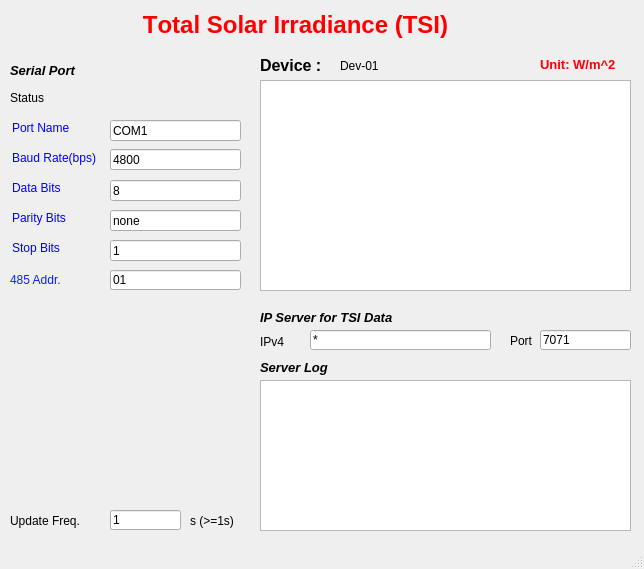
<?xml version="1.0" encoding="UTF-8"?>
<ui version="4.0">
 <class>MainWindow</class>
 <widget class="QMainWindow" name="MainWindow">
  <property name="geometry">
   <rect>
    <x>0</x>
    <y>0</y>
    <width>644</width>
    <height>569</height>
   </rect>
  </property>
  <property name="sizePolicy">
   <sizepolicy hsizetype="Fixed" vsizetype="Fixed">
    <horstretch>0</horstretch>
    <verstretch>0</verstretch>
   </sizepolicy>
  </property>
  <property name="windowTitle">
   <string>MainWindow</string>
  </property>
  <widget class="QWidget" name="centralWidget">
   <property name="sizePolicy">
    <sizepolicy hsizetype="Fixed" vsizetype="Fixed">
     <horstretch>0</horstretch>
     <verstretch>0</verstretch>
    </sizepolicy>
   </property>
   <widget class="QLabel" name="gpsComSetLabel">
    <property name="geometry">
     <rect>
      <x>10</x>
      <y>60</y>
      <width>91</width>
      <height>21</height>
     </rect>
    </property>
    <property name="text">
     <string>&lt;html&gt;&lt;head/&gt;&lt;body&gt;&lt;p&gt;&lt;span style=&quot; font-size:10pt; font-weight:600; font-style:italic; color:#000000;&quot;&gt;Serial Port&lt;/span&gt;&lt;/p&gt;&lt;/body&gt;&lt;/html&gt;</string>
    </property>
   </widget>
   <widget class="QLabel" name="comLabel">
    <property name="geometry">
     <rect>
      <x>12</x>
      <y>120</y>
      <width>61</width>
      <height>16</height>
     </rect>
    </property>
    <property name="text">
     <string>&lt;html&gt;&lt;head/&gt;&lt;body&gt;&lt;p&gt;&lt;span style=&quot; color:#0000ff;&quot;&gt;Port Name&lt;/span&gt;&lt;/p&gt;&lt;/body&gt;&lt;/html&gt;</string>
    </property>
   </widget>
   <widget class="QLabel" name="boteLabel">
    <property name="geometry">
     <rect>
      <x>12</x>
      <y>150</y>
      <width>91</width>
      <height>16</height>
     </rect>
    </property>
    <property name="text">
     <string>&lt;html&gt;&lt;head/&gt;&lt;body&gt;&lt;p&gt;&lt;span style=&quot; color:#0000ff;&quot;&gt;Baud Rate(bps)&lt;/span&gt;&lt;/p&gt;&lt;/body&gt;&lt;/html&gt;</string>
    </property>
   </widget>
   <widget class="QLabel" name="dataLabel">
    <property name="geometry">
     <rect>
      <x>12</x>
      <y>180</y>
      <width>61</width>
      <height>16</height>
     </rect>
    </property>
    <property name="text">
     <string>&lt;html&gt;&lt;head/&gt;&lt;body&gt;&lt;p&gt;&lt;span style=&quot; color:#0000ff;&quot;&gt;Data Bits&lt;/span&gt;&lt;/p&gt;&lt;/body&gt;&lt;/html&gt;</string>
    </property>
   </widget>
   <widget class="QLabel" name="checkLabel">
    <property name="geometry">
     <rect>
      <x>12</x>
      <y>210</y>
      <width>71</width>
      <height>16</height>
     </rect>
    </property>
    <property name="text">
     <string>&lt;html&gt;&lt;head/&gt;&lt;body&gt;&lt;p&gt;&lt;span style=&quot; color:#0000ff;&quot;&gt;Parity Bits&lt;/span&gt;&lt;/p&gt;&lt;/body&gt;&lt;/html&gt;</string>
    </property>
   </widget>
   <widget class="QLabel" name="stopLabel">
    <property name="geometry">
     <rect>
      <x>12</x>
      <y>240</y>
      <width>71</width>
      <height>16</height>
     </rect>
    </property>
    <property name="text">
     <string>&lt;html&gt;&lt;head/&gt;&lt;body&gt;&lt;p&gt;&lt;span style=&quot; color:#0000ff;&quot;&gt;Stop Bits&lt;/span&gt;&lt;/p&gt;&lt;/body&gt;&lt;/html&gt;</string>
    </property>
   </widget>
   <widget class="QLabel" name="comInformationLabel">
    <property name="geometry">
     <rect>
      <x>260</x>
      <y>56</y>
      <width>131</width>
      <height>20</height>
     </rect>
    </property>
    <property name="text">
     <string>&lt;html&gt;&lt;head/&gt;&lt;body&gt;&lt;p&gt;&lt;span style=&quot; font-size:12pt; font-weight:600; color:#000000;&quot;&gt;Device : &lt;/span&gt;&lt;/p&gt;&lt;/body&gt;&lt;/html&gt;</string>
    </property>
   </widget>
   <widget class="QTextEdit" name="comInformationTextEdit">
    <property name="geometry">
     <rect>
      <x>260</x>
      <y>80</y>
      <width>371</width>
      <height>211</height>
     </rect>
    </property>
   </widget>
   <widget class="QLabel" name="gpsComSetLabel_2">
    <property name="geometry">
     <rect>
      <x>100</x>
      <y>0</y>
      <width>391</width>
      <height>51</height>
     </rect>
    </property>
    <property name="text">
     <string>&lt;html&gt;&lt;head/&gt;&lt;body&gt;&lt;h1 align=&quot;center&quot; style=&quot; margin-top:18px; margin-bottom:12px; margin-left:0px; margin-right:0px; -qt-block-indent:0; text-indent:0px;&quot;&gt;&lt;a name=&quot;top&quot;/&gt;&lt;span style=&quot; font-family:'verdana','arial','helvetica','sans-serif'; font-size:xx-large; font-weight:600; color:#ff0000;&quot;&gt;T&lt;/span&gt;&lt;span style=&quot; font-family:'verdana','arial','helvetica','sans-serif'; font-size:xx-large; font-weight:600; color:#ff0000;&quot;&gt;otal Solar Irradiance (TSI)&lt;/span&gt;&lt;/h1&gt;&lt;/body&gt;&lt;/html&gt;</string>
    </property>
   </widget>
   <widget class="QLabel" name="gpsReceiveLabel">
    <property name="geometry">
     <rect>
      <x>260</x>
      <y>360</y>
      <width>171</width>
      <height>16</height>
     </rect>
    </property>
    <property name="text">
     <string>&lt;html&gt;&lt;head/&gt;&lt;body&gt;&lt;p&gt;&lt;span style=&quot; font-size:10pt; font-weight:600; font-style:italic; color:#000000;&quot;&gt;Server Log&lt;/span&gt;&lt;/p&gt;&lt;/body&gt;&lt;/html&gt;</string>
    </property>
   </widget>
   <widget class="QPlainTextEdit" name="gpsPlainTextEdit">
    <property name="geometry">
     <rect>
      <x>260</x>
      <y>380</y>
      <width>371</width>
      <height>151</height>
     </rect>
    </property>
   </widget>
   <widget class="QLabel" name="comStatusLabel">
    <property name="geometry">
     <rect>
      <x>110</x>
      <y>90</y>
      <width>131</width>
      <height>20</height>
     </rect>
    </property>
    <property name="frameShape">
     <enum>QFrame::NoFrame</enum>
    </property>
    <property name="text">
     <string>&lt;html&gt;&lt;head/&gt;&lt;body&gt;&lt;p&gt;&lt;br/&gt;&lt;/p&gt;&lt;/body&gt;&lt;/html&gt;</string>
    </property>
   </widget>
   <widget class="QLabel" name="TSILabel">
    <property name="geometry">
     <rect>
      <x>540</x>
      <y>50</y>
      <width>101</width>
      <height>29</height>
     </rect>
    </property>
    <property name="text">
     <string>&lt;html&gt;&lt;head/&gt;&lt;body&gt;&lt;p&gt;&lt;span style=&quot; font-size:10pt; font-weight:600; color:#ff0000;&quot;&gt;Unit: W/m^2&lt;/span&gt;&lt;/p&gt;&lt;/body&gt;&lt;/html&gt;</string>
    </property>
   </widget>
   <widget class="QLabel" name="gpsReceiveLabel_2">
    <property name="geometry">
     <rect>
      <x>260</x>
      <y>310</y>
      <width>201</width>
      <height>16</height>
     </rect>
    </property>
    <property name="text">
     <string>&lt;html&gt;&lt;head/&gt;&lt;body&gt;&lt;p&gt;&lt;span style=&quot; font-size:10pt; font-weight:600; font-style:italic; color:#000000;&quot;&gt;IP Server for TSI Data&lt;/span&gt;&lt;/p&gt;&lt;/body&gt;&lt;/html&gt;</string>
    </property>
   </widget>
   <widget class="QLabel" name="labelIP">
    <property name="geometry">
     <rect>
      <x>260</x>
      <y>332</y>
      <width>61</width>
      <height>20</height>
     </rect>
    </property>
    <property name="text">
     <string>IPv4</string>
    </property>
   </widget>
   <widget class="QLineEdit" name="lineEditIP">
    <property name="geometry">
     <rect>
      <x>310</x>
      <y>330</y>
      <width>181</width>
      <height>20</height>
     </rect>
    </property>
    <property name="text">
     <string>*</string>
    </property>
   </widget>
   <widget class="QLabel" name="labelPort">
    <property name="geometry">
     <rect>
      <x>510</x>
      <y>330</y>
      <width>54</width>
      <height>21</height>
     </rect>
    </property>
    <property name="text">
     <string>Port</string>
    </property>
   </widget>
   <widget class="QLineEdit" name="lineEditPort">
    <property name="geometry">
     <rect>
      <x>540</x>
      <y>330</y>
      <width>91</width>
      <height>20</height>
     </rect>
    </property>
    <property name="text">
     <string>7071</string>
    </property>
   </widget>
   <widget class="QLabel" name="labelRefreshTime">
    <property name="geometry">
     <rect>
      <x>10</x>
      <y>510</y>
      <width>81</width>
      <height>21</height>
     </rect>
    </property>
    <property name="text">
     <string>Update Freq.</string>
    </property>
   </widget>
   <widget class="QLineEdit" name="lineEditRefreshTime">
    <property name="geometry">
     <rect>
      <x>110</x>
      <y>510</y>
      <width>71</width>
      <height>20</height>
     </rect>
    </property>
    <property name="text">
     <string>1</string>
    </property>
   </widget>
   <widget class="QLabel" name="labelTimeUnit">
    <property name="geometry">
     <rect>
      <x>190</x>
      <y>510</y>
      <width>51</width>
      <height>21</height>
     </rect>
    </property>
    <property name="text">
     <string>s (&gt;=1s)</string>
    </property>
   </widget>
   <widget class="QLineEdit" name="lineEditPortName">
    <property name="geometry">
     <rect>
      <x>110</x>
      <y>120</y>
      <width>131</width>
      <height>21</height>
     </rect>
    </property>
    <property name="text">
     <string>COM1</string>
    </property>
   </widget>
   <widget class="QLineEdit" name="lineEditBaudRate">
    <property name="geometry">
     <rect>
      <x>110</x>
      <y>149</y>
      <width>131</width>
      <height>21</height>
     </rect>
    </property>
    <property name="text">
     <string>4800</string>
    </property>
   </widget>
   <widget class="QLineEdit" name="lineEditDataBits">
    <property name="geometry">
     <rect>
      <x>110</x>
      <y>180</y>
      <width>131</width>
      <height>21</height>
     </rect>
    </property>
    <property name="text">
     <string>8</string>
    </property>
   </widget>
   <widget class="QLineEdit" name="lineEditParityBits">
    <property name="geometry">
     <rect>
      <x>110</x>
      <y>210</y>
      <width>131</width>
      <height>21</height>
     </rect>
    </property>
    <property name="text">
     <string>none</string>
    </property>
   </widget>
   <widget class="QLineEdit" name="lineEditStopBits">
    <property name="geometry">
     <rect>
      <x>110</x>
      <y>240</y>
      <width>131</width>
      <height>21</height>
     </rect>
    </property>
    <property name="text">
     <string>1</string>
    </property>
   </widget>
   <widget class="QLabel" name="label">
    <property name="geometry">
     <rect>
      <x>10</x>
      <y>90</y>
      <width>54</width>
      <height>16</height>
     </rect>
    </property>
    <property name="text">
     <string>Status</string>
    </property>
   </widget>
   <widget class="QLabel" name="labelSite">
    <property name="geometry">
     <rect>
      <x>340</x>
      <y>50</y>
      <width>111</width>
      <height>31</height>
     </rect>
    </property>
    <property name="text">
     <string>Dev-01</string>
    </property>
   </widget>
   <widget class="QLabel" name="label_485addr">
    <property name="geometry">
     <rect>
      <x>10</x>
      <y>270</y>
      <width>81</width>
      <height>21</height>
     </rect>
    </property>
    <property name="text">
     <string>&lt;html&gt;&lt;head/&gt;&lt;body&gt;&lt;p&gt;&lt;span style=&quot; color:#0a23ff;&quot;&gt;485 Addr.&lt;/span&gt;&lt;/p&gt;&lt;/body&gt;&lt;/html&gt;</string>
    </property>
   </widget>
   <widget class="QLineEdit" name="lineEdit_485addr">
    <property name="geometry">
     <rect>
      <x>110</x>
      <y>270</y>
      <width>131</width>
      <height>20</height>
     </rect>
    </property>
    <property name="text">
     <string>01</string>
    </property>
   </widget>
  </widget>
  <widget class="QStatusBar" name="statusBar"/>
 </widget>
 <layoutdefault spacing="6" margin="11"/>
 <resources/>
 <connections/>
</ui>
